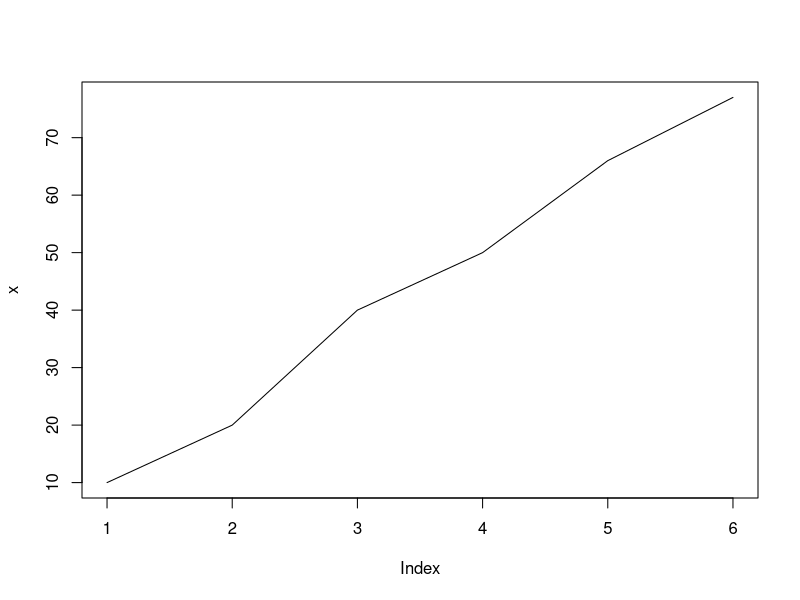
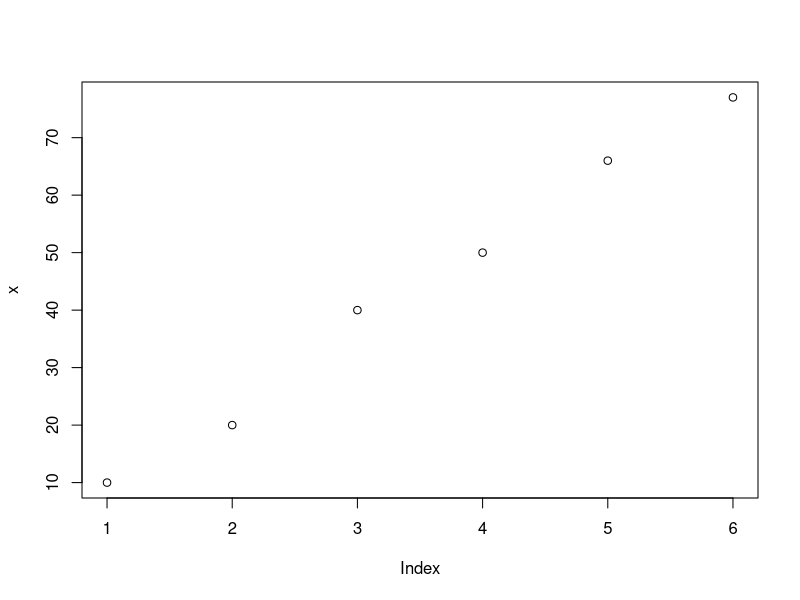
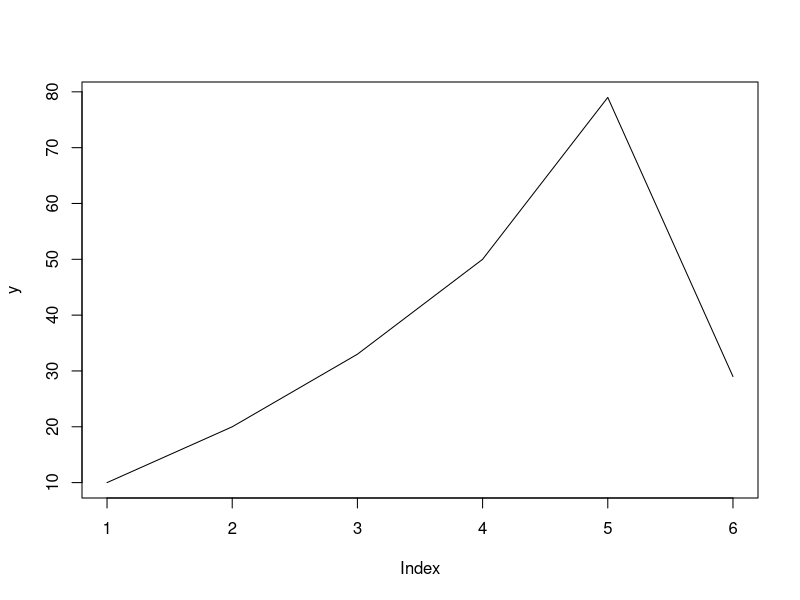
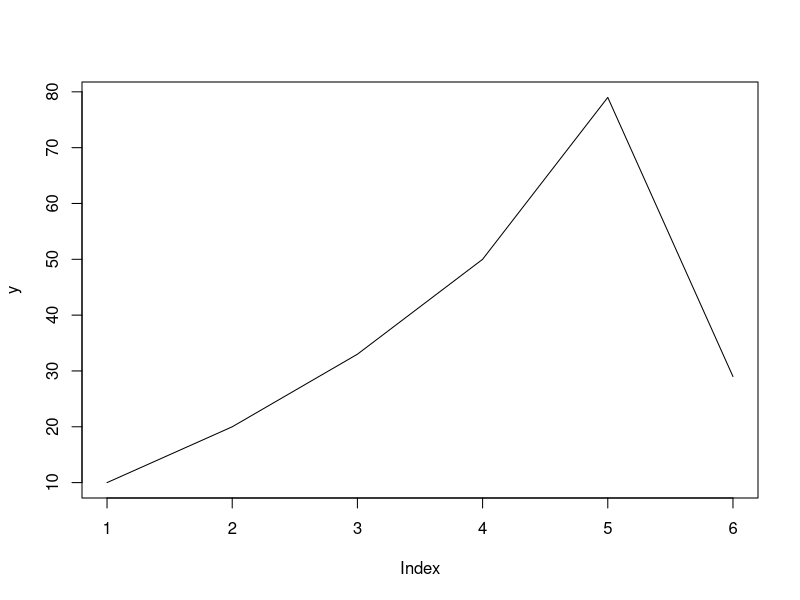
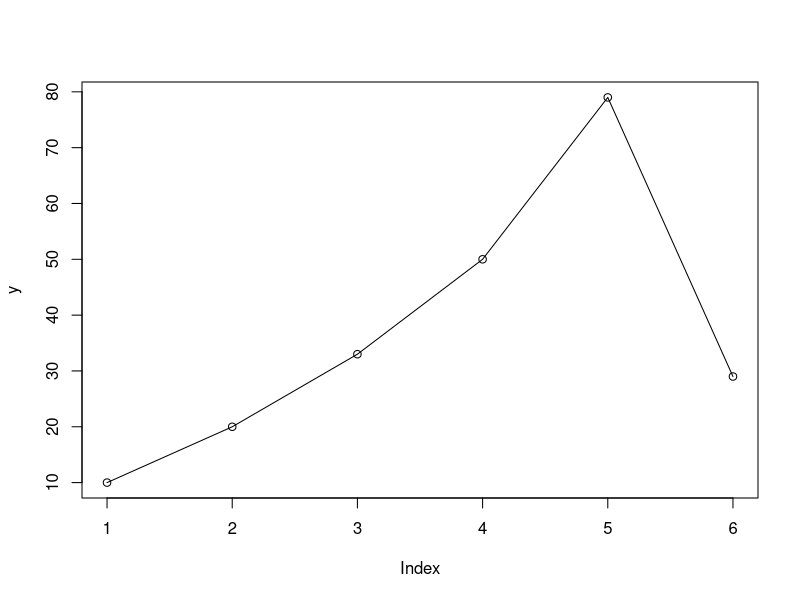
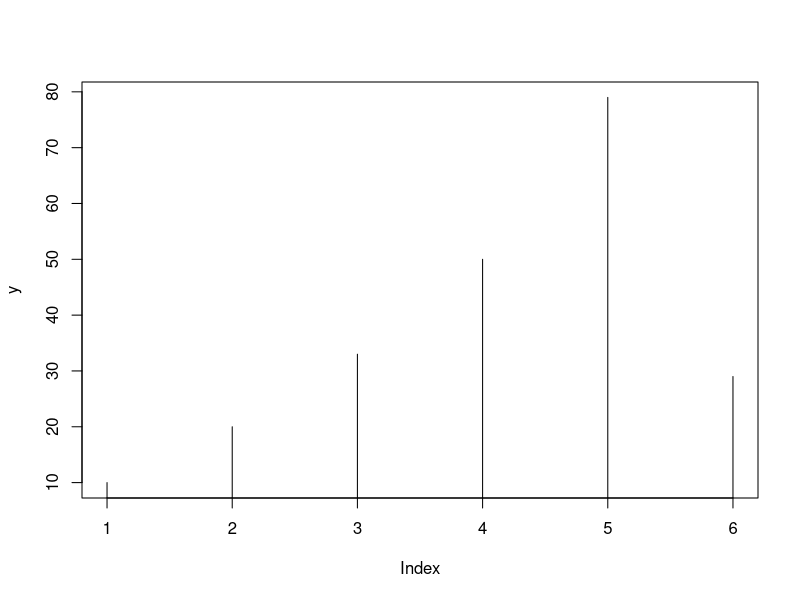
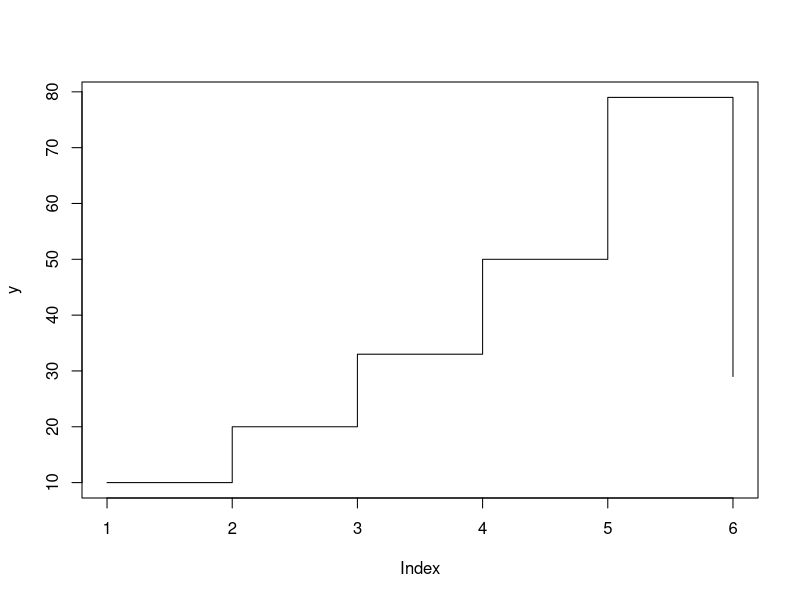
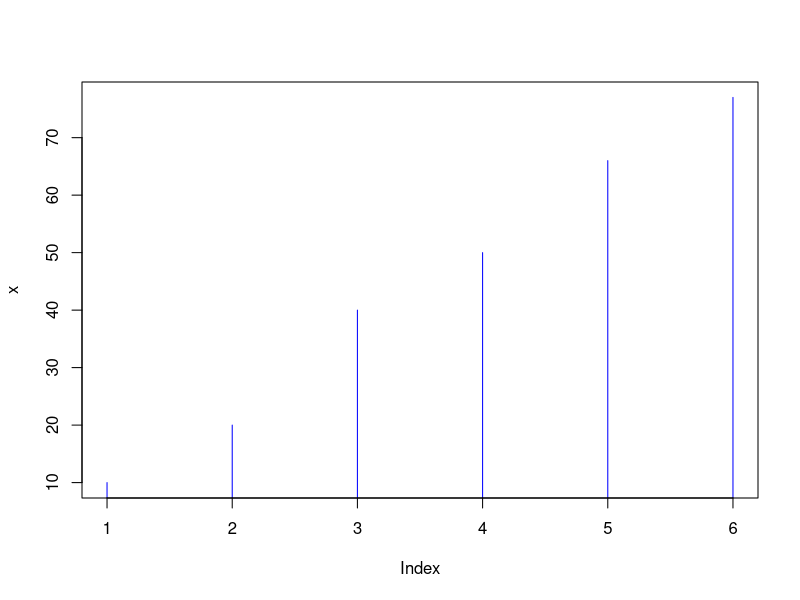

Here is the R script that generated these plots, in order:
## ---- chunk 1
leadership = data.frame(
    member = c(1,2,3,4,5),
    date = c("24/10/08","28/10/08","10/01/08","10/12/08","01/05/09"),
    country = c("US","US","UK","UK","UK"),
    gender = c("M","F","F","M","F"),
    age = c(32,45,25,39,99),
    q1 = c(5,3,3,3,2),
    q2 = c(4,5,5,3,2),
    q3 = c(5,2,5,4,1),
    q4 = c(5,5,5,NA,NA),
    q5 = c(2,6,9,NA,8),
    stringAsFactor = FALSE
)
leadership
print(leadership)
x = c(10,20,40,50,66,77)
plot(x, type = "l")
plot(x)
y = c(10,20,33,50,79,29)
plot(y,type = "l")
plot(y,type = "l")
plot(y,type = "o")
plot(y,type = "h")
plot(y,type = "s")
plot(x,col='blue', type = "h")
plot(x,col='blue' ,type = "l")
lines(y, col="red")
summary(x)
boxplot(x,y)
pie(x)
pie(y)
pie(x,y)
labels = c("Gotham","Metropolis","Atlantis","CentralCity","Asgard","Apocalypse")
piepercent = round(100*x/sum(x), 1)
pie(x,labels = piepercent, main = "City Pie Chart", col=rainbow(length(x)))
legend("topright", labels, cex = 0.8, fill = rainbow(length(x)))
